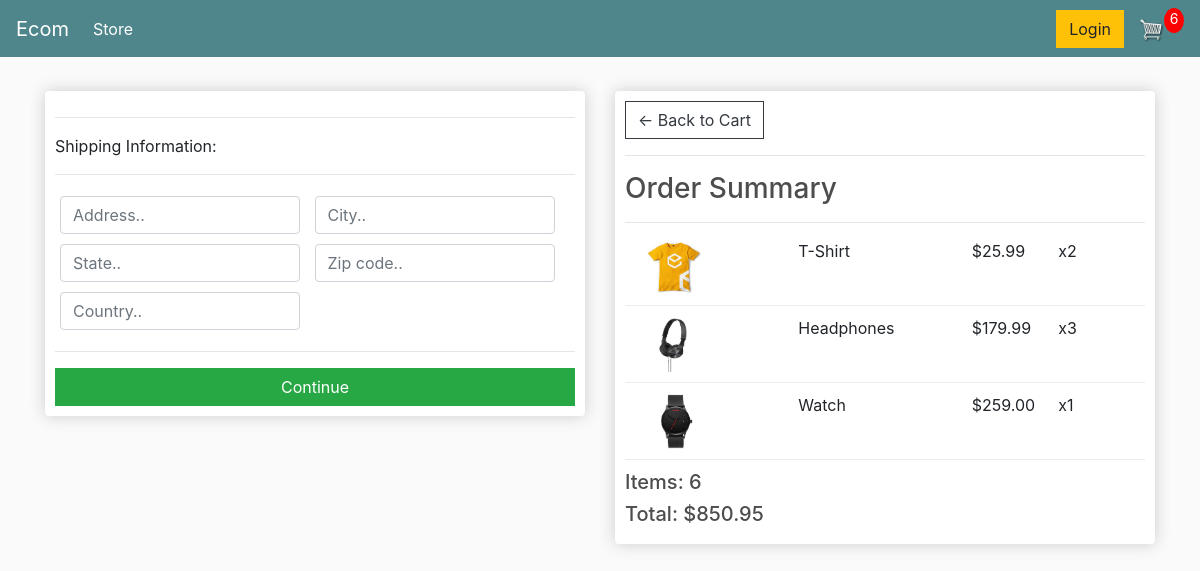
The page /checkout/ (signed in) on the database as committed earlier.
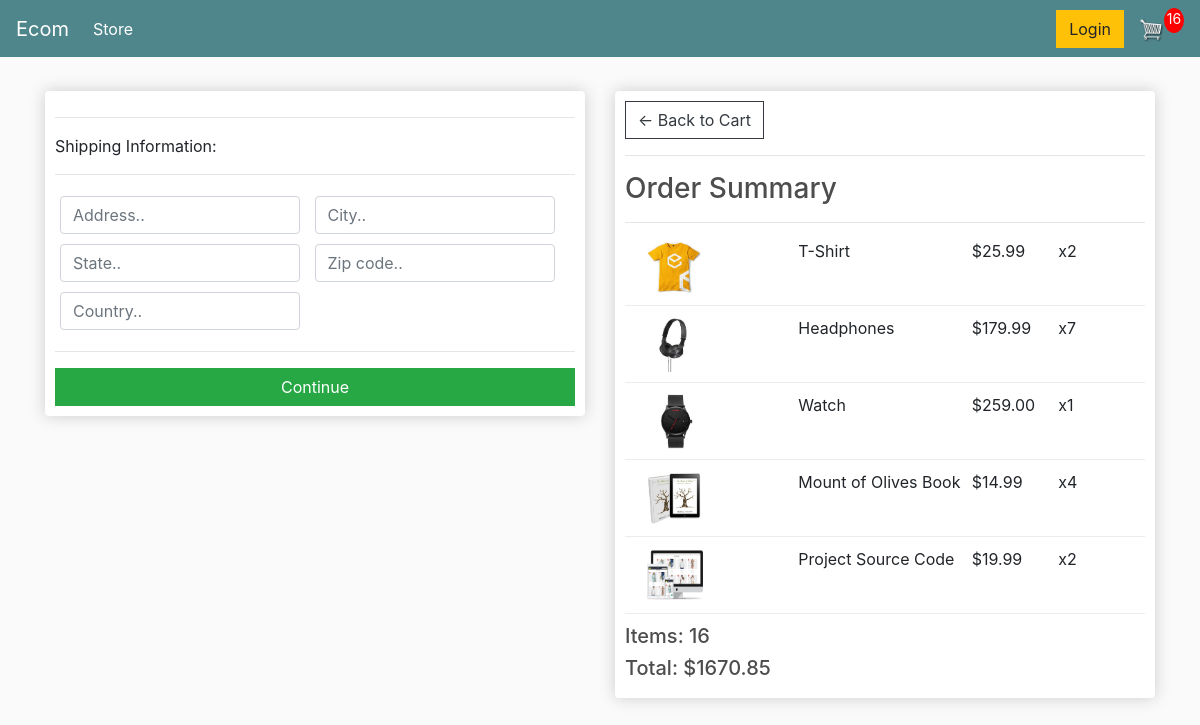
The same page on the database as committed later.
### store/models.py (models this page shows, shortened)
class OrderItem(models.Model):
    product = models.ForeignKey(Product, on_delete=models.SET_NULL, null=True)
    order = models.ForeignKey(Order, on_delete=models.SET_NULL, null=True)
    quantity = models.IntegerField(default=0, null=True, blank=True)
    date_added = models.DateTimeField(auto_now_add=True)
    @property
    def get_total(self):
        total = self.product.price * self.quantity
        return total

class Product(models.Model):
    name = models.CharField(max_length=200)
    price = models.DecimalField(max_digits=7, decimal_places=2)
    digital = models.BooleanField(default=False, null=True, blank=True)
    image = models.ImageField(null=True, blank=True)
    @property
    def imageURL(self):
        try:
            url = self.image.url
        except:
            url = ''
        return url

class Order(models.Model):
    customer = models.ForeignKey(
        Customer, on_delete=models.SET_NULL, null=True, blank=True)
    date_ordered = models.DateTimeField(auto_now_add=True)
    complete = models.BooleanField(default=False)
    transaction_id = models.CharField(max_length=100, null=True)
    @property
    def get_cart_total(self):
        orderitems = self.orderitem_set.all()
        total = sum([item.get_total for item in orderitems])
        return total
    @property
    def get_cart_items(self):
        orderitems = self.orderitem_set.all()
        total = sum([item.quantity for item in orderitems])
        return total

### store/views.py (the view)
# urls.py: path('checkout/', views.checkout, name="checkout"),
def checkout(request):
    data = cartData(request)
    cartItems = data['cartItems']
    order = data['order']
    items = data['items']
    context = {'items': items, 'order': order, 'cartItems': cartItems}
    return render(request, 'store/checkout.html', context)

### store/utils.py (called while the page is built)
def cartData(request):
    if request.user.is_authenticated:
        customer = request.user.customer
        order, created = Order.objects.get_or_create(
            customer=customer, complete=False)
        items = order.orderitem_set.all()
        cartItems = order.get_cart_items
    else:
        cookieData = cookieCart(request)
        cartItems = cookieData['cartItems']
        order = cookieData['order']
        items = cookieData['items']
    return {'cartItems': cartItems, 'order': order, 'items': items}

### store/templates/store/checkout.html (shortened to what this page needs)
{% extends 'store/main.html' %}
{% load static %}
{% block content %}
<div class="row">
	<div class="col-lg-6">
		<div class="box-element" id="form-wrapper">
			<form id="form">
						<div id="shipping-info">
							<hr>
							<p>Shipping Information:</p>
							<hr>
							<div class="form-field">
								<input class="form-control" type="text" name="address" placeholder="Address..">
						</div>
								<div class="form-field">
									<input class="form-control" type="text" name="city" placeholder="City..">
						</div>
									<div class="form-field">
										<input class="form-control" type="text" name="state" placeholder="State..">
						</div>
										<div class="form-field">
											<input class="form-control" type="text" name="zipcode" placeholder="Zip code..">
						</div>
											<div class="form-field">
												<input class="form-control" type="text" name="country" placeholder="Country..">
						</div>
											</div>
											<hr>
											<input id="form-button" class="btn btn-success btn-block" type="submit" value="Continue">
				</form>
										</div>
										<br>
									</div>
									<div class="col-lg-6">
										<div class="box-element">
											<a class="btn btn-outline-dark" href="{% url 'cart' %}">&#x2190; Back to
												Cart</a>
											<hr>
											<h3>Order Summary</h3>
											<hr>
											{% for item in items %}
											<div class="cart-row">
												<div style="flex:2">
													<img class="row-image" src="{{item.product.imageURL}}"></div>
													<div style="flex:2">
														<p>{{item.product.name}}</p>
													</div>
													<div style="flex:1">
														<p>${{item.product.price|floatformat:2}}</p>
													</div>
													<div style="flex:1">
														<p>x{{item.quantity}}</p>
													</div>
												</div>
												{% endfor %}
												<h5>Items: {{order.get_cart_items}}</h5>
												<h5>Total: ${{order.get_cart_total|floatformat:2}}</h5>
											</div>
										</div>
									</div>
									{% endblock content %}

Rows that differ between the two databases and show on the page:
changed OrderItem "Headphones": quantity "3" → "7"
added OrderItem: product.imageURL (picture), product.name "Mount of Olives Book", product.price "14.99", quantity "4"
added OrderItem: product.imageURL (picture), product.name "Project Source Code", product.price "19.99", quantity "2"
changed through a linked row, Order: get_cart_items "6" → "16"; get_cart_total "850.95" → "1670.85"
Other text that changed with them:
{{ cartItems }}: "6" → "16"
